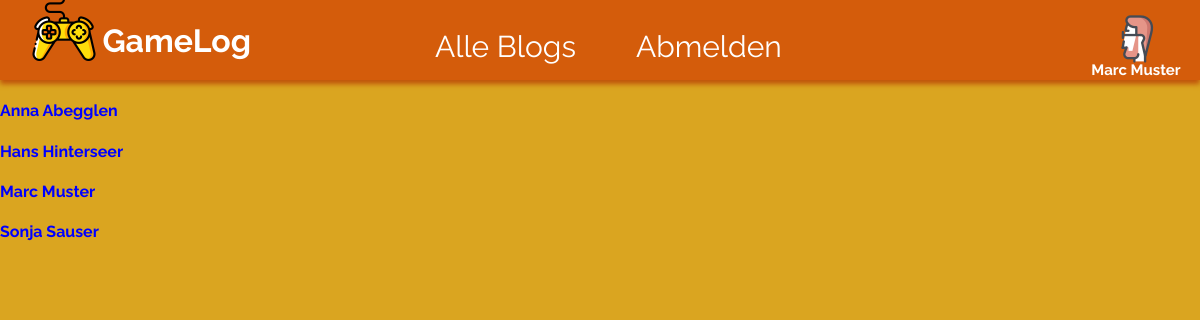
/index.php?function=blogs&bid=0 (signed in), run on the app's committed database.
### tables this page shows
CREATE TABLE "user" (
	`uid`	INTEGER PRIMARY KEY AUTOINCREMENT,
	`name`	TEXT,
	`email`	TEXT NOT NULL UNIQUE,
	`password`	TEXT NOT NULL,
	`role`	INTEGER NOT NULL
);

### include/functions_db.php (called while the page is built, shortened)
<?php
  function getUserName($uid) {
	$db = getValue('cfg_db');
	$result = $db->query("SELECT name, email FROM user WHERE uid=".$uid);
	if ($user = $result->fetchArray()) {
	  if (strlen($user[0]) > 0) return $user[0];
	  else return $user[1];
	} else return "";
  }
  function getUserNames() {
	$alle = [];
	$db = getValue('cfg_db');
	$users = $db->query("SELECT uid, name, email FROM user ORDER BY name, email");
	while ($user = $users->fetchArray()) {
	  $alle[] = $user;
	}
	return $alle;
  }
?>

### blogs.php (the view)
<?php
echo "<div id='KategorienMenu'>";
$blogs = getUserNames();
    foreach($blogs as $blog)
    {
        if($blog['uid'] == $blogId)
        {
            echo "<div><a id='selected' href='index.php?function=blogsanzeige&bid=".$blog['uid']. "&title='Blog auswählen'><h4>".$blog['name']."</h4></a></div>";
        }
        else
        {
        echo "<div><a id='kategorien' href='index.php?function=blogsanzeige&bid=".$blog['uid']. "&title='Blog auswählen'><h4>".$blog['name']."</h4></a></div>";
        }
    }
echo "</div>";
?>

### index.php (shortened to what this page needs)
<!DOCTYPE html>
<html lang="de">
<head>
    <link href="css/style.css" rel="stylesheet" type="text/css">
</head>
<body>
    <?php
  require_once("include/functions_db.php");
  if (isset($_GET['function'])) $function = $_GET['function'];
  else $function = "login";
  if (isset($_GET['bid'])) $blogId = $_GET['bid'];
  else $blogId = 0;
    if(isset($_SESSION['userId']) && $_SESSION['userId'] > 0)
    {
        $LoggedinUser = getUserName($_SESSION['userId']);
        echo "<div id='NavTop'>
            <img id='Logo' src='images/gamepad.png'>
            <h1 id='NavTitle'>GameLog</h1>
            <div id='Navbuttons'>
                <li> <a href='index.php?function=blogs&bid=$blogId' class='Buttons'>Alle Blogs</a></li>
                <li> <a href='{$_SERVER['PHP_SELF']}?logout=true' class='Buttons'>Abmelden</a></li>
            </div>
            <div id='Profil'>
            <a href='index.php?function=profil'>
            <img id='Profilfoto' src='images/Profilbild.png'>
            <h1 id='blogOwner'>".$LoggedinUser."</h1>
            </a></div>
        </div>";
    }
         require_once($function .".php")
        ?>
</body>
</html>

### css/style.css (style rules this page uses)
#NavTop { height: 5em; background-color: #D45C0B; width: 100%; box-shadow: 0px 4px 5px #BF530A; }
body { font-family: Raleway; margin: 0; background-color: goldenrod; }
#NavTitle { margin: 0; font-size: 2em; color: white; padding-top: 0.7em; width: 5em; margin-left: 3.2em; }
#Logo { height: 4em; margin-left: 2em; margin-top: -0.2em; float: left; width: 4em; }
#Navbuttons { margin-top: -1em; margin-right: auto; margin-left: auto; width: 15em; list-style: none; font-size: 30px; }
#Navbuttons li a { display: block; }
#Navbuttons li { float: left; }
.Buttons { text-decoration: none; color: white; float: left; margin-left: 2em; }
#kategorien { color: blue; text-decoration: none; }
#Profilfoto { margin: -1em; }
#Profil { text-align: center; float: right; height: 5em; width: 8em; }
#blogOwner { font-size: 15px; }
#Profil a { text-decoration: none; color: white; }

### data on the page
user: name "Marc Muster"
user: name "Anna Abegglen"
user: name "Hans Hinterseer"
user: name "Sonja Sauser"
